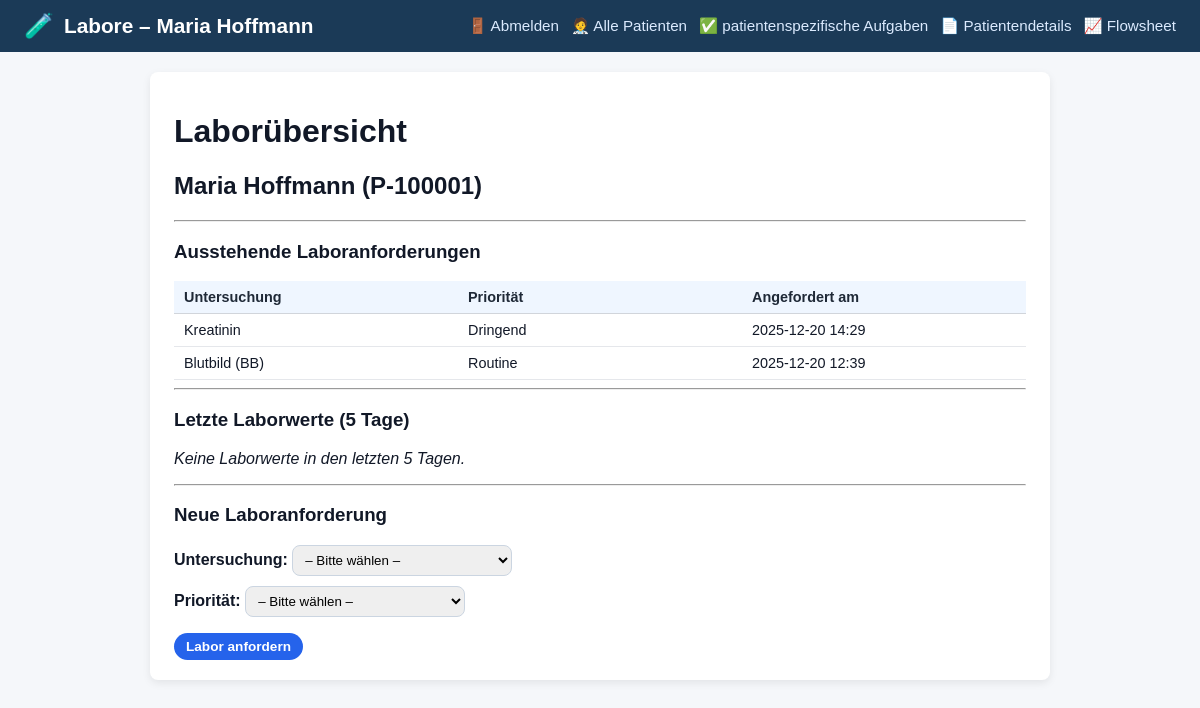
Before: /labs?patient_id=1 with the older database file.
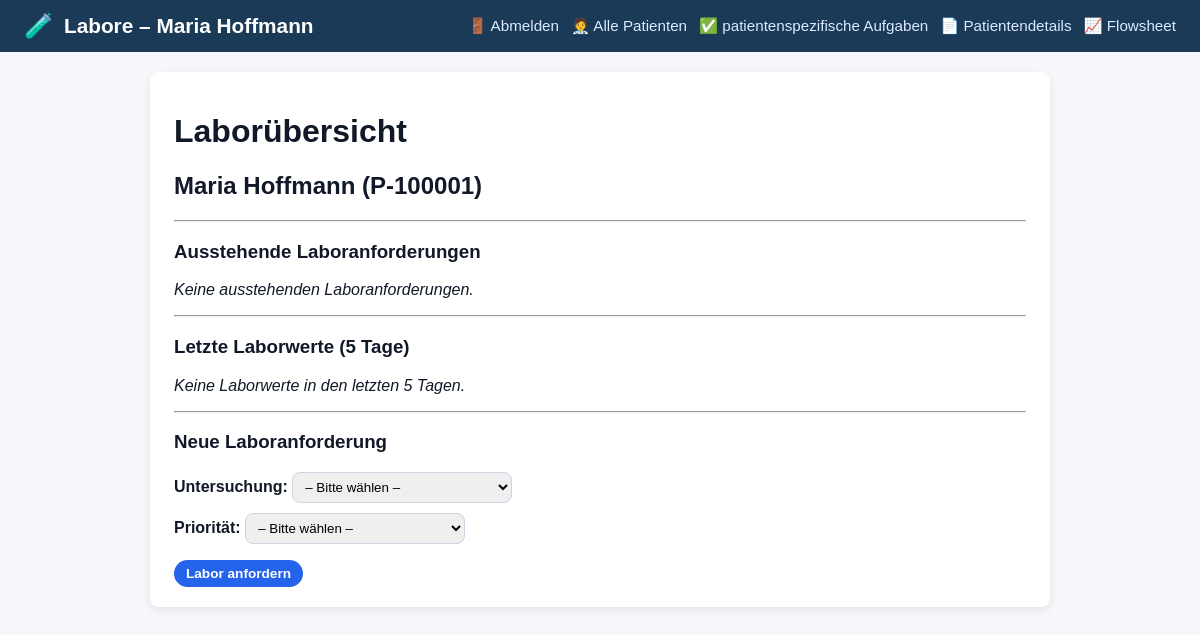
After: the same page with the newer database file.
### tables this page shows
CREATE TABLE lab_orders (
    id INTEGER PRIMARY KEY AUTOINCREMENT,
    patient_id INTEGER NOT NULL,
    name TEXT NOT NULL,
    priority TEXT,
    status TEXT,
    ordered_at TEXT,
    FOREIGN KEY (patient_id) REFERENCES patients(id)
);

### app.py (the view, shortened to what this page needs)
@app.route("/labs", methods=["GET", "POST"])
def labs_view():
    patient_id = request.args.get("patient_id", type=int)
    conn = get_connection()
    cur = conn.cursor()
    if patient_id:
        cur.execute("SELECT * FROM patients WHERE id = ?;", (patient_id,))
        patient = cur.fetchone()
        patients = [patient] if patient else []
    if patient_id:
        cur.execute("""
            SELECT lo.*, p.name AS patient_name, p.patient_identifier
            FROM lab_orders lo
            JOIN patients p ON p.id = lo.patient_id
            WHERE lo.patient_id = ?
              AND lo.status IN ('Ausstehend', 'Offen')
            ORDER BY lo.ordered_at DESC;
        """, (patient_id,))
    pending_labs = cur.fetchall()
    five_days_ago = (datetime.now() - timedelta(days=5)).isoformat(timespec="minutes")
    if patient_id:
        cur.execute("""
            SELECT lr.*, p.name AS patient_name, p.patient_identifier
            FROM lab_results lr
            JOIN patients p ON p.id = lr.patient_id
            WHERE lr.patient_id = ?
              AND lr.result_datetime >= ?
            ORDER BY lr.result_datetime DESC;
        """, (patient_id, five_days_ago))
    recent_labs = cur.fetchall()
    cur.execute("""
            SELECT alert, severity, created_at
            FROM ai_alerts
            WHERE patient_id = ?
            ORDER BY datetime(created_at) DESC;
        """, (patient_id,))
    alerts = cur.fetchall()
    current_nurse = get_current_nurse(conn)
    conn.close()
    conn.close()
    return render_template(
        "labs.html",
        alerts=alerts,
        current_nurse=current_nurse,
        patient=patient,
        patients=patients,
        patient_id=patient_id,
        recent_labs=recent_labs,
        pending_labs=pending_labs,
    )

### app.py (called while the page is built, shortened)
def get_connection():
    conn = sqlite3.connect(DB_PATH)
    conn.row_factory = sqlite3.Row
    return conn

def get_current_nurse(conn=None):
    nurse_id = session.get("current_nurse_id")
    if not nurse_id:
        return None

### templates/labs.html (shortened to what this page needs)
<!DOCTYPE html>
<html lang="de">
<head>
    <link rel="stylesheet" href="{{ url_for('static', filename='styles.css') }}">
</head>
<body>
<div class="header">
    <div class="header-title">
        <span class="icon">🧪</span>
        <span>Labore – {{ patient.name }}</span>
    </div>
    <div class="nav-links">
        <a href="{{ url_for('logout') }}">🚪 Abmelden</a>
        <a href="{{ url_for('home') }}">🧑‍⚕️ Alle Patienten</a>
        <a href="{{ url_for('tasks_view', patient_id=patient.id) }}">✅ patientenspezifische Aufgaben</a>
        <a href="{{ url_for('patient_detail', patient_id=patient.id) }}">📄 Patientendetails</a>
        <a href="{{ url_for('flowsheet', patient_id=patient.id) }}">📈 Flowsheet</a>
    </div>
</div>
<div class="container">
    <h1>Laborübersicht</h1>
    {% if patients|length == 1 %}
        <h2>{{ patients[0]["name"] }} ({{ patients[0]["patient_identifier"] }})</h2>
    {% else %}
        <h2>Alle Patienten</h2>
    {% endif %}
    <hr>
    <h3>Ausstehende Laboranforderungen</h3>
    {% if pending_labs %}
        <table class="simple-table">
            <thead>
                <tr>
                    <th>Untersuchung</th>
                    <th>Priorität</th>
                    <th>Angefordert am</th>
                </tr>
            </thead>
            <tbody>
                {% for o in pending_labs %}
                    <tr>
                        <td>{{ o["name"] }}</td>
                        <td>{{ o["priority"] }}</td>
                        <td>{{ o["ordered_at"]| replace("T", " ") }}</td>
                    </tr>
                {% endfor %}
            </tbody>
        </table>
    {% else %}
        <p><em>Keine ausstehenden Laboranforderungen.</em></p>
    {% endif %}
    <hr>
    <h3>Letzte Laborwerte (5 Tage)</h3>
    {% if recent_labs %}
        <table class="simple-table">
            <thead>
                <tr>
                    <th>Patient</th>
                    <th>Untersuchung</th>
                    <th>Ergebnis</th>
                    <th>Flag</th>
                    <th>Datum/Zeit</th>
                </tr>
            </thead>
            <tbody>
                {% for r in recent_labs %}
                    <tr>
                        <td>{{ r["patient_name"] }} ({{ r["patient_identifier"] }})</td>
                        <td>{{ r["name"] }}</td>
                        <td>{{ r["result_value"] }}</td>
                        <td>{{ r["result_flag"] or "–" }}</td>
                        <td>{{ r["result_datetime"] }}</td>
                    </tr>
                {% endfor %}
            </tbody>
        </table>
    {% else %}
        <p><em>Keine Laborwerte in den letzten 5 Tagen.</em></p>
    {% endif %}
    <hr>
    <h3>Neue Laboranforderung</h3>
    <form method="POST" action="{{ url_for('labs_view', patient_id=patient_id) }}">
        <label>Untersuchung:
    <select name="lab_name" required>
        <option value="">– Bitte wählen –</option>
    </select>
</label>
        <label>Priorität:
            <select name="priority">
                <option value="">– Bitte wählen –</option>
            </select>
        </label>
        <button type="submit" class="btn-primary">Labor anfordern</button>
    </form>
</div>
</body>
</html>

Changed rows visible on the page:
removed lab_orders: name "Kreatinin", priority "Dringend", ordered_at "2025-12-20 14:29"
removed lab_orders: name "Blutbild (BB)", priority "Routine", ordered_at "2025-12-20 12:39"
Other visible differences:
text no longer shown: "Untersuchung Priorität Angefordert am"
text now shown: "Keine ausstehenden Laboranforderungen."
